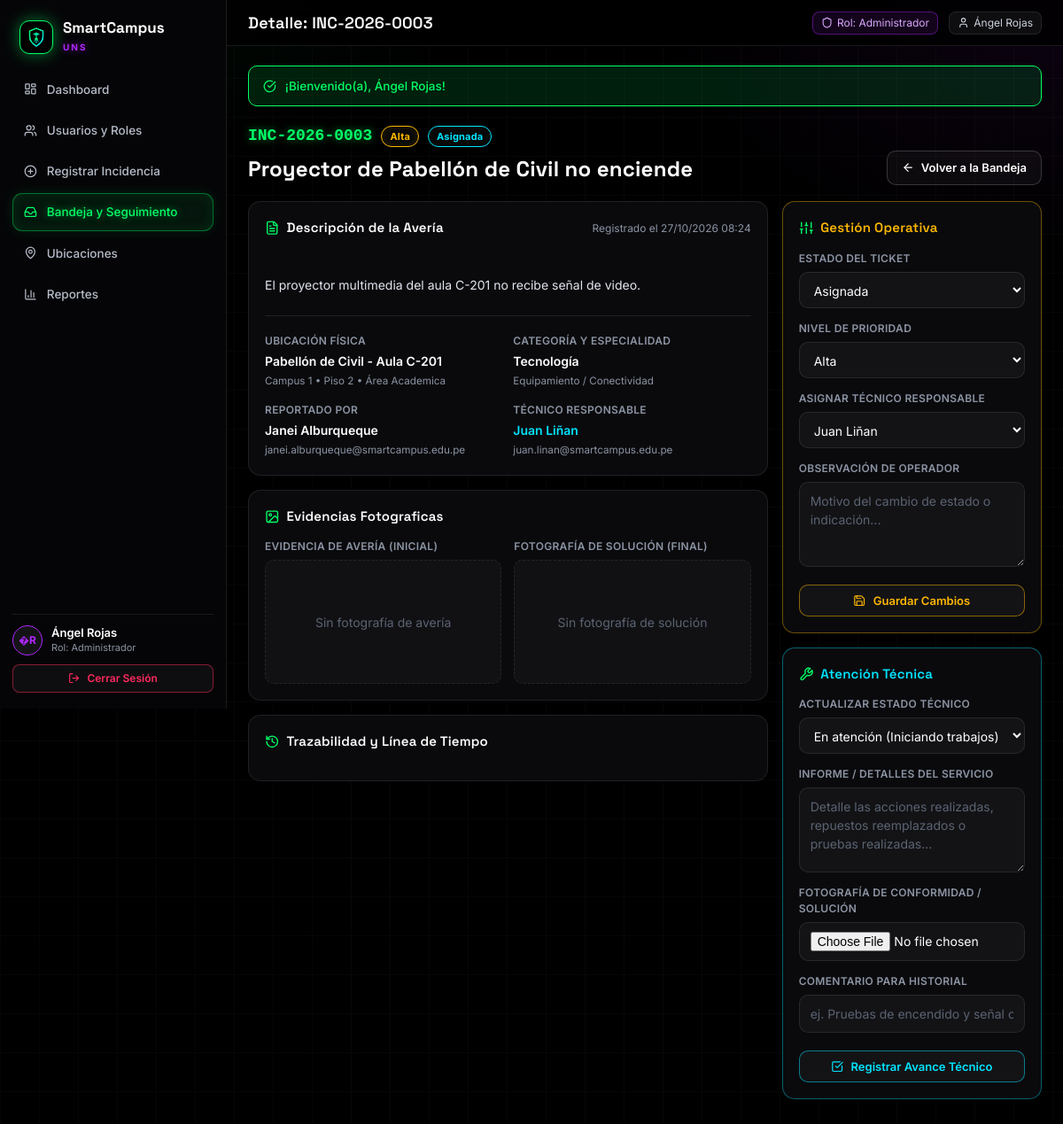
/detalle.php?id=3 (signed in), run on the app's committed database.
### tables this page shows
CREATE TABLE Incidencias (
    idIncidencia INT AUTO_INCREMENT PRIMARY KEY,
    idReportante INT NOT NULL,
    idTecnico INT NULL,
    idSubCateg INT NOT NULL,
    idUbic INT NOT NULL,
    codIncdencia VARCHAR(30) NOT NULL UNIQUE,
    titulo VARCHAR(200) NOT NULL,
    descripIncidencia TEXT NOT NULL,
    prioridad ENUM('Baja', 'Media', 'Alta', 'Critica') DEFAULT 'Media',
    estado ENUM('Registrada', 'Revisada', 'Asignada', 'En atencion', 'Resuelta') DEFAULT 'Registrada',
    imagen_evidencia LONGTEXT NULL,
    imagen_solucion LONGTEXT NULL,
    informe_tecnico TEXT NULL,
    creadoIncd TIMESTAMP DEFAULT CURRENT_TIMESTAMP,
    actualizado TIMESTAMP DEFAULT CURRENT_TIMESTAMP ON UPDATE CURRENT_TIMESTAMP,
    FOREIGN KEY (idReportante) REFERENCES Usuarios(idUsuario),
    FOREIGN KEY (idTecnico) REFERENCES Usuarios(idUsuario),
    FOREIGN KEY (idSubCateg) REFERENCES SubCategorias(idSubCateg),
    FOREIGN KEY (idUbic) REFERENCES Ubicaciones(idUbic)
);

CREATE TABLE Ubicaciones (
    idUbic INT AUTO_INCREMENT PRIMARY KEY,
    campus VARCHAR(50) NOT NULL,
    pabellon VARCHAR(80) NOT NULL,
    piso VARCHAR(20) NOT NULL,
    aula_espacio VARCHAR(80) NOT NULL,
    area_tipo ENUM('Academica', 'Laboratorio', 'Administrativa', 'Biblioteca', 'Servicios Generales', 'Areas comunes') DEFAULT 'Academica'
);

CREATE TABLE Categorias (
    idCategoria INT AUTO_INCREMENT PRIMARY KEY,
    nomCateg VARCHAR(100) NOT NULL,
    icono VARCHAR(50) NULL,
    color VARCHAR(20) NULL
);

CREATE TABLE SubCategorias (
    idSubCateg INT AUTO_INCREMENT PRIMARY KEY,
    idCategoria INT NOT NULL,
    nomSubCatg VARCHAR(120) NOT NULL,
    FOREIGN KEY (idCategoria) REFERENCES Categorias(idCategoria) ON DELETE CASCADE
);

CREATE TABLE Usuarios (
    idUsuario INT AUTO_INCREMENT PRIMARY KEY,
    idRol INT NOT NULL,
    codUsuario VARCHAR(20) UNIQUE,
    nomUsuario VARCHAR(100) NOT NULL,
    email VARCHAR(120) NOT NULL UNIQUE,
    password VARCHAR(255) NOT NULL,
    departamento VARCHAR(120) NULL,
    activo BOOLEAN DEFAULT TRUE,
    creadoUsr TIMESTAMP DEFAULT CURRENT_TIMESTAMP,
    FOREIGN KEY (idRol) REFERENCES Roles(idRol) ON DELETE RESTRICT
);

### includes/auth.php (called while the page is built, shortened)
<?php
function currentUser(): ?array {
    return $_SESSION['usuario'] ?? null;
}

### detalle.php (the view, shortened to what this page needs)
<?php
require_once __DIR__ . '/includes/conexion.php';
require_once __DIR__ . '/includes/auth.php';
$idIncidencia = (int)($_GET['id'] ?? 0);
$sqlInc = "
    SELECT
        i.*,
        u.campus, u.pabellon, u.piso, u.aula_espacio, u.area_tipo,
        rep.nomUsuario as nomReportante, rep.email as emailReportante, rep.departamento as dptoReportante,
        tec.nomUsuario as nomTecnico, tec.email as emailTecnico,
        sc.nomSubCatg as subcategoria,
        c.nomCateg as categoria
    FROM incidencias i
    INNER JOIN usuarios rep ON i.idReportante = rep.idUsuario
    LEFT JOIN usuarios tec ON i.idTecnico = tec.idUsuario
    INNER JOIN ubicaciones u ON i.idUbic = u.idUbic
    INNER JOIN subcategorias sc ON i.idSubCateg = sc.idSubCateg
    INNER JOIN categorias c ON sc.idCategoria = c.idCategoria
    WHERE i.idIncidencia = :id
    LIMIT 1
";
$stmt = $pdo->prepare($sqlInc);
$stmt->execute([':id' => $idIncidencia]);
$inc = $stmt->fetch();
$stmtTec = $pdo->query("
    SELECT u.idUsuario, u.nomUsuario, u.email
    FROM usuarios u
    INNER JOIN roles r ON u.idRol = r.idRol
    WHERE r.nomRol = 'tecnico' AND u.activo = 1
");
$tecnicosDisponibles = $stmtTec->fetchAll();
include __DIR__ . '/includes/header.php';
?>
<div class="page-h">
    <div>
        <div style="display:flex;align-items:center;gap:10px;margin-bottom:6px">
            <span class="mono txt-g" style="font-size:18px;font-weight:700"><?= htmlspecialchars($inc['codIncdencia']) ?></span>
            <span class="badge b-<?= htmlspecialchars($inc['prioridad']) ?>"><?= htmlspecialchars($inc['prioridad']) ?></span>
            <span class="badge e-<?= str_replace(' ', '-', htmlspecialchars($inc['estado'])) ?>"><?= htmlspecialchars($inc['estado']) ?></span>
        </div>
        <h1><?= htmlspecialchars($inc['titulo']) ?></h1>
    </div>
    <div>
        <a href="bandeja.php" class="btn">
            <i data-lucide="arrow-left"></i>
            <span>Volver a la Bandeja</span>
        </a>
    </div>
</div>
<div class="grid g-21">
    <div style="display:flex;flex-direction:column;gap:16px">
        <div class="card">
            <div class="card-h">
                <h3><i data-lucide="file-text"></i> Descripción de la Avería</h3>
                <span class="muted" style="font-size:12px">
                    Registrado el <?= date('d/m/Y H:i', strtotime($inc['creadoIncd'])) ?>
                </span>
            </div>
            <div style="font-size:14px;line-height:1.6;color:#e1e5ee;white-space:pre-line;padding:6px 0">
                <?= nl2br(htmlspecialchars($inc['descripIncidencia'])) ?>
            </div>
            <div style="display:grid;grid-template-columns:repeat(2,minmax(0,1fr));gap:12px;margin-top:16px;padding-top:16px;border-top:1px solid var(--border)">
                <div>
                    <label class="lbl">Ubicación Física</label>
                    <div style="font-weight:600;margin-top:3px"><?= htmlspecialchars($inc['pabellon']) ?> - <?= htmlspecialchars($inc['aula_espacio']) ?></div>
                    <small class="muted"><?= htmlspecialchars($inc['campus']) ?> &bull; Piso <?= htmlspecialchars($inc['piso']) ?> &bull; Área <?= htmlspecialchars($inc['area_tipo']) ?></small>
                </div>
                <div>
                    <label class="lbl">Categoría y Especialidad</label>
                    <div style="font-weight:600;margin-top:3px"><?= htmlspecialchars($inc['categoria']) ?></div>
                    <small class="muted"><?= htmlspecialchars($inc['subcategoria']) ?></small>
                </div>
                <div>
                    <label class="lbl">Reportado Por</label>
                    <div style="font-weight:600;margin-top:3px"><?= htmlspecialchars($inc['nomReportante']) ?></div>
                    <small class="muted"><?= htmlspecialchars($inc['emailReportante']) ?></small>
                </div>
                <div>
                    <label class="lbl">Técnico Responsable</label>
                    <div style="font-weight:600;margin-top:3px;color:<?= $inc['nomTecnico'] ? 'var(--c)' : 'var(--muted)' ?>">
                        <?= $inc['nomTecnico'] ? htmlspecialchars($inc['nomTecnico']) : 'Sin técnico asignado' ?>
                    </div>
                    <?php if ($inc['emailTecnico']): ?>
                        <small class="muted"><?= htmlspecialchars($inc['emailTecnico']) ?></small>
                    <?php endif; ?>
                </div>
            </div>
        </div>
        <div class="card">
            <div class="card-h">
                <h3><i data-lucide="image"></i> Evidencias Fotograficas</h3>
            </div>
            <div style="display:grid;grid-template-columns:repeat(auto-fit, minmax(220px, 1fr));gap:14px">
                <div>
                    <label class="lbl" style="margin-bottom:6px;display:block">Evidencia de Avería (Inicial)</label>
                    <?php if (!empty($inc['imagen_evidencia']) && file_exists(__DIR__ . '/' . $inc['imagen_evidencia'])): ?>
                        <a href="<?= htmlspecialchars($inc['imagen_evidencia']) ?>" target="_blank">
                            <img src="<?= htmlspecialchars($inc['imagen_evidencia']) ?>" alt="Evidencia" style="width:100%;height:180px;object-fit:cover;border-radius:10px;border:1px solid var(--border)">
                        </a>
                    <?php else: ?>
                        <div style="height:140px;background:rgba(255,255,255,0.03);border:1px dashed var(--border);border-radius:10px;display:grid;place-items:center;color:var(--dim)">
                            <span>Sin fotografía de avería</span>
                        </div>
                    <?php endif; ?>
                </div>
                <div>
                    <label class="lbl" style="margin-bottom:6px;display:block">Fotografía de Solución (Final)</label>
                    <?php if (!empty($inc['imagen_solucion']) && file_exists(__DIR__ . '/' . $inc['imagen_solucion'])): ?>
                        <a href="<?= htmlspecialchars($inc['imagen_solucion']) ?>" target="_blank">
                            <img src="<?= htmlspecialchars($inc['imagen_solucion']) ?>" alt="Solución" style="width:100%;height:180px;object-fit:cover;border-radius:10px;border:1px solid var(--border)">
                        </a>
                    <?php else: ?>
                        <div style="height:140px;background:rgba(255,255,255,0.03);border:1px dashed var(--border);border-radius:10px;display:grid;place-items:center;color:var(--dim)">
                            <span>Sin fotografía de solución</span>
                        </div>
                    <?php endif; ?>
                </div>
            </div>
        </div>
        <div class="card">
            <div class="card-h">
                <h3><i data-lucide="history"></i> Trazabilidad y Línea de Tiempo</h3>
            </div>
        </div>
    </div>
    <div>
        <?php if ($rol === 'operador' || $rol === 'administrador'): ?>
            <div class="card" style="margin-bottom:16px;border-color:rgba(255,184,0,0.4)">
                <div class="card-h">
                    <h3 style="color:var(--a)"><i data-lucide="sliders"></i> Gestión Operativa</h3>
                </div>
                <form method="POST" action="detalle.php?id=<?= $idIncidencia ?>">
                    <div class="field">
                        <label for="estado">Estado del Ticket</label>
                        <select id="estado" name="estado">
                            <option value="Asignada" <?= $inc['estado'] === 'Asignada' ? 'selected' : '' ?>>Asignada</option>
                        </select>
                    </div>
                    <div class="field">
                        <label for="prioridad">Nivel de Prioridad</label>
                        <select id="prioridad" name="prioridad">
                            <option value="Alta" <?= $inc['prioridad'] === 'Alta' ? 'selected' : '' ?>>Alta</option>
                        </select>
                    </div>
                    <div class="field">
                        <label for="idTecnico">Asignar Técnico Responsable</label>
                        <select id="idTecnico" name="idTecnico">
                            <?php foreach ($tecnicosDisponibles as $t): ?>
                                <option value="<?= $t['idUsuario'] ?>" <?= ((int)$inc['idTecnico'] === (int)$t['idUsuario']) ? 'selected' : '' ?>>
                                    <?= htmlspecialchars($t['nomUsuario']) ?>
                                </option>
                            <?php endforeach; ?>
                        </select>
                    </div>
                    <div class="field">
                        <label for="nota_op">Observación de Operador</label>
                        <textarea id="nota_op" name="nota" rows="2" placeholder="Motivo del cambio de estado o indicación..."></textarea>
                    </div>
                    <button type="submit" class="btn btn-amber btn-block" style="margin-top:6px">
                        <i data-lucide="save"></i>
                        <span>Guardar Cambios</span>
                    </button>
                </form>
            </div>
        <?php endif; ?>
        <?php if ($rol === 'tecnico' || $rol === 'administrador'): ?>
            <div class="card" style="border-color:rgba(0,229,255,0.4)">
                <div class="card-h">
                    <h3 style="color:var(--c)"><i data-lucide="wrench"></i> Atención Técnica</h3>
                </div>
                <form method="POST" action="detalle.php?id=<?= $idIncidencia ?>" enctype="multipart/form-data">
                    <div class="field">
                        <label for="estado_tec">Actualizar Estado Técnico</label>
                        <select id="estado_tec" name="estado">
                            <option value="En atencion" <?= $inc['estado'] === 'En atencion' ? 'selected' : '' ?>>En atención (Iniciando trabajos)</option>
                        </select>
                    </div>
                    <div class="field">
                        <label for="informe_tecnico">Informe / Detalles del Servicio</label>
                        <textarea id="informe_tecnico" name="informe_tecnico" rows="3" placeholder="Detalle las acciones realizadas, repuestos reemplazados o pruebas realizadas..."><?= htmlspecialchars($inc['informe_tecnico'] ?? '') ?></textarea>
                    </div>
                    <div class="field">
                        <label for="solucion">Fotografía de Conformidad / Solución</label>
                        <input type="file" id="solucion" name="solucion" accept="image/*">
                    </div>
                    <div class="field">
                        <label for="nota_tec">Comentario para Historial</label>
                        <input type="text" id="nota_tec" name="nota" placeholder="ej. Pruebas de encendido y señal conformes.">
                    </div>
                    <button type="submit" class="btn btn-cyan btn-block" style="margin-top:6px">
                        <i data-lucide="check-square"></i>
                        <span>Registrar Avance Técnico</span>
                    </button>
                </form>
            </div>
        <?php endif; ?>
    </div>
</div>
<?php include __DIR__ . '/includes/footer.php'; ?>

### data on the page
incidencias: codIncdencia "INC-2026-0003", prioridad "Alta", estado "Asignada", titulo "Proyector de Pabellón de Civil no enciende", creadoIncd "27/10/2026 08:24", descripIncidencia "El proyector multimedia del aula C-201 no recibe señal de video.", idUbic.pabellon "Pabellón de Civil", idUbic.aula_espacio "Aula C-201", idUbic.campus "Campus 1", idUbic.piso "2", idUbic.area_tipo "Academica", categorias.nomCateg "Tecnología", idSubCateg.nomSubCatg "Equipamiento / Conectividad", idReportante.nomUsuario "Janei Alburqueque", idReportante.email "janei.alburqueque@smartcampus.edu.pe", idTecnico.nomUsuario "Juan Liñan", idTecnico.email "juan.linan@smartcampus.edu.pe", idTecnico "Juan Liñan"

### other printed values
$iniciales "�R"
$user['nomUsuario'] "Ángel Rojas"
$rol "Administrador"
$tituloPagina "Detalle: INC-2026-0003"
$flash['mensaje'] "¡Bienvenido(a), Ángel Rojas!"
